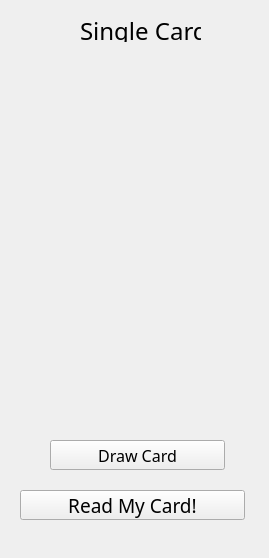
<?xml version="1.0" encoding="UTF-8"?>
<ui version="4.0">
 <class>UiSingleReading</class>
 <widget class="QWidget" name="UiSingleReading">
  <property name="geometry">
   <rect>
    <x>0</x>
    <y>0</y>
    <width>269</width>
    <height>558</height>
   </rect>
  </property>
  <property name="windowTitle">
   <string>Form</string>
  </property>
  <widget class="QLabel" name="card_img">
   <property name="geometry">
    <rect>
     <x>51</x>
     <y>50</y>
     <width>175</width>
     <height>315</height>
    </rect>
   </property>
   <property name="autoFillBackground">
    <bool>true</bool>
   </property>
   <property name="text">
    <string/>
   </property>
  </widget>
  <widget class="QLabel" name="card_label">
   <property name="geometry">
    <rect>
     <x>80</x>
     <y>20</y>
     <width>121</width>
     <height>22</height>
    </rect>
   </property>
   <property name="font">
    <font>
     <family>Adobe Hebrew</family>
     <pointsize>18</pointsize>
    </font>
   </property>
   <property name="layoutDirection">
    <enum>Qt::LeftToRight</enum>
   </property>
   <property name="text">
    <string>Single Card</string>
   </property>
  </widget>
  <widget class="QPushButton" name="card_btn">
   <property name="geometry">
    <rect>
     <x>50</x>
     <y>440</y>
     <width>175</width>
     <height>30</height>
    </rect>
   </property>
   <property name="font">
    <font>
     <family>Adobe Hebrew</family>
     <pointsize>12</pointsize>
    </font>
   </property>
   <property name="text">
    <string>Draw Card</string>
   </property>
  </widget>
  <widget class="QLabel" name="card_title_label">
   <property name="geometry">
    <rect>
     <x>50</x>
     <y>390</y>
     <width>175</width>
     <height>22</height>
    </rect>
   </property>
   <property name="font">
    <font>
     <family>Adobe Hebrew</family>
     <pointsize>18</pointsize>
    </font>
   </property>
   <property name="layoutDirection">
    <enum>Qt::LeftToRight</enum>
   </property>
   <property name="text">
    <string/>
   </property>
  </widget>
  <widget class="QPushButton" name="read_cards_btn">
   <property name="geometry">
    <rect>
     <x>20</x>
     <y>490</y>
     <width>225</width>
     <height>30</height>
    </rect>
   </property>
   <property name="font">
    <font>
     <family>Adobe Hebrew</family>
     <pointsize>14</pointsize>
    </font>
   </property>
   <property name="text">
    <string>Read My Card!</string>
   </property>
  </widget>
 </widget>
 <resources/>
 <connections/>
</ui>
